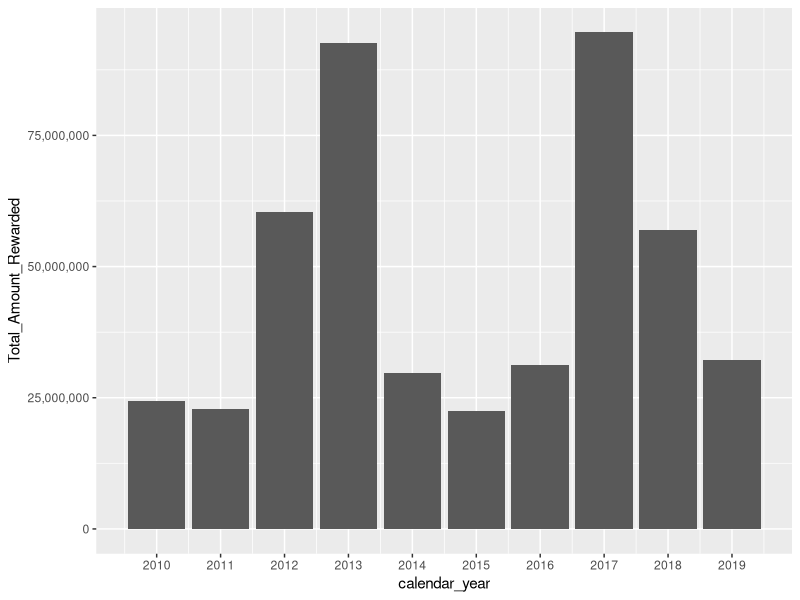

Generate this figure with R:
## ---- chunk 1
library("dplyr")
library("ggplot2")
## ---- chunk 2
chicagoMisconductPayouts <- read.csv(file = 'chicago_edited.csv')
head(chicagoMisconductPayouts)
## ---- chunk 3
payoutsWithYear <- subset(chicagoMisconductPayouts, select = c("calendar_year", "amount_awarded"))
head(payoutsWithYear)
## ---- chunk 4
summary <- payoutsWithYear %>%
  group_by(calendar_year) %>%
  summarise(Average_Amount_Rewarded = mean(amount_awarded),Total_Amount_Rewarded = sum(amount_awarded), Number_Of_Settlements = n())
summary
## ---- chunk 5
ggplot(data=summary, aes(x=calendar_year, y=Total_Amount_Rewarded)) + 
  geom_bar(stat = "identity") +
    scale_y_continuous(
  labels = scales::comma_format(big.mark = ',',
                                 decimal.mark = '.')) +
    scale_x_continuous(breaks = seq(ceiling(min(summary$calendar_year)), floor(max(summary$calendar_year)), by = 1))


